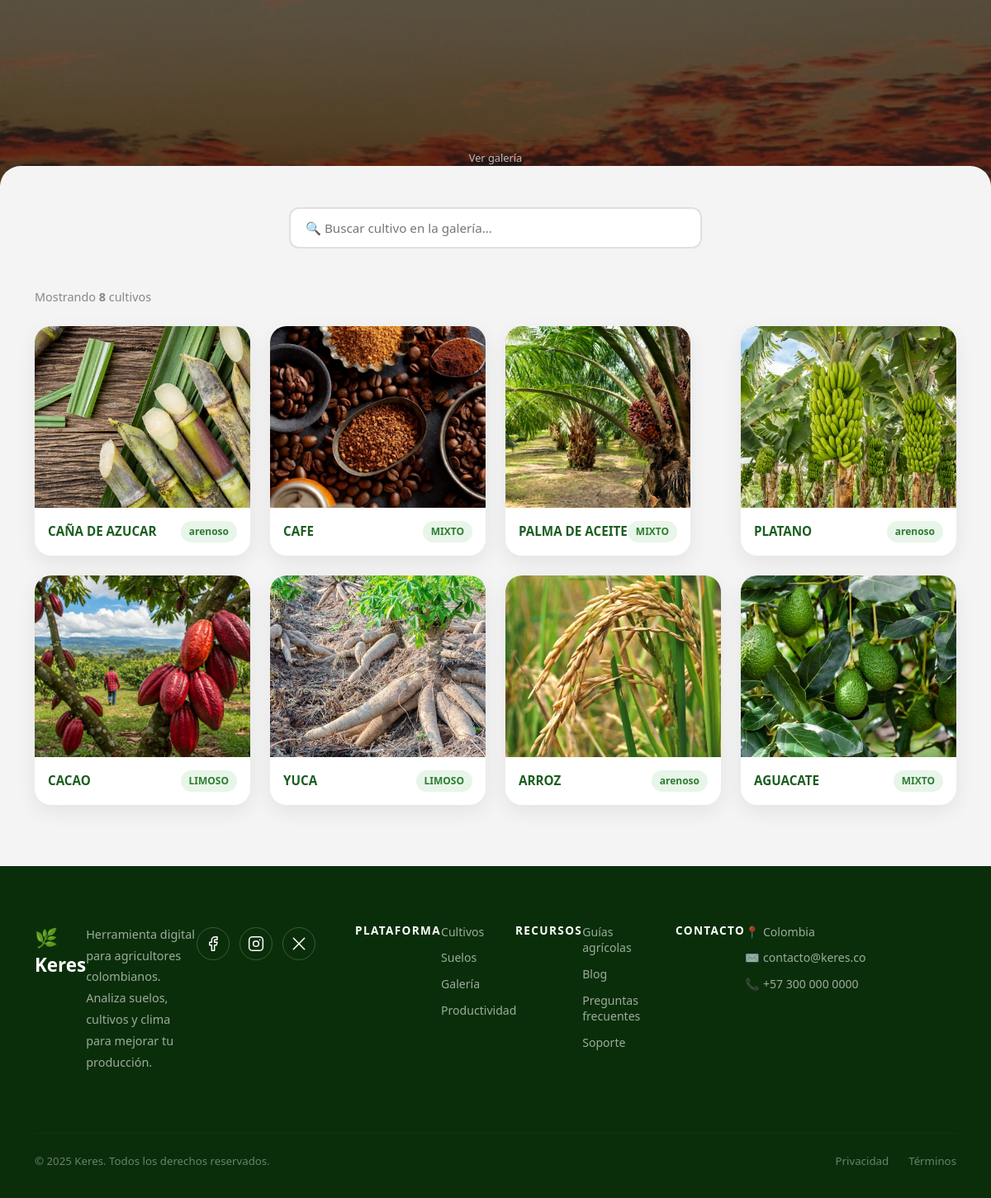
/galeria/ (lower part), run on an earlier commit of the app's database.
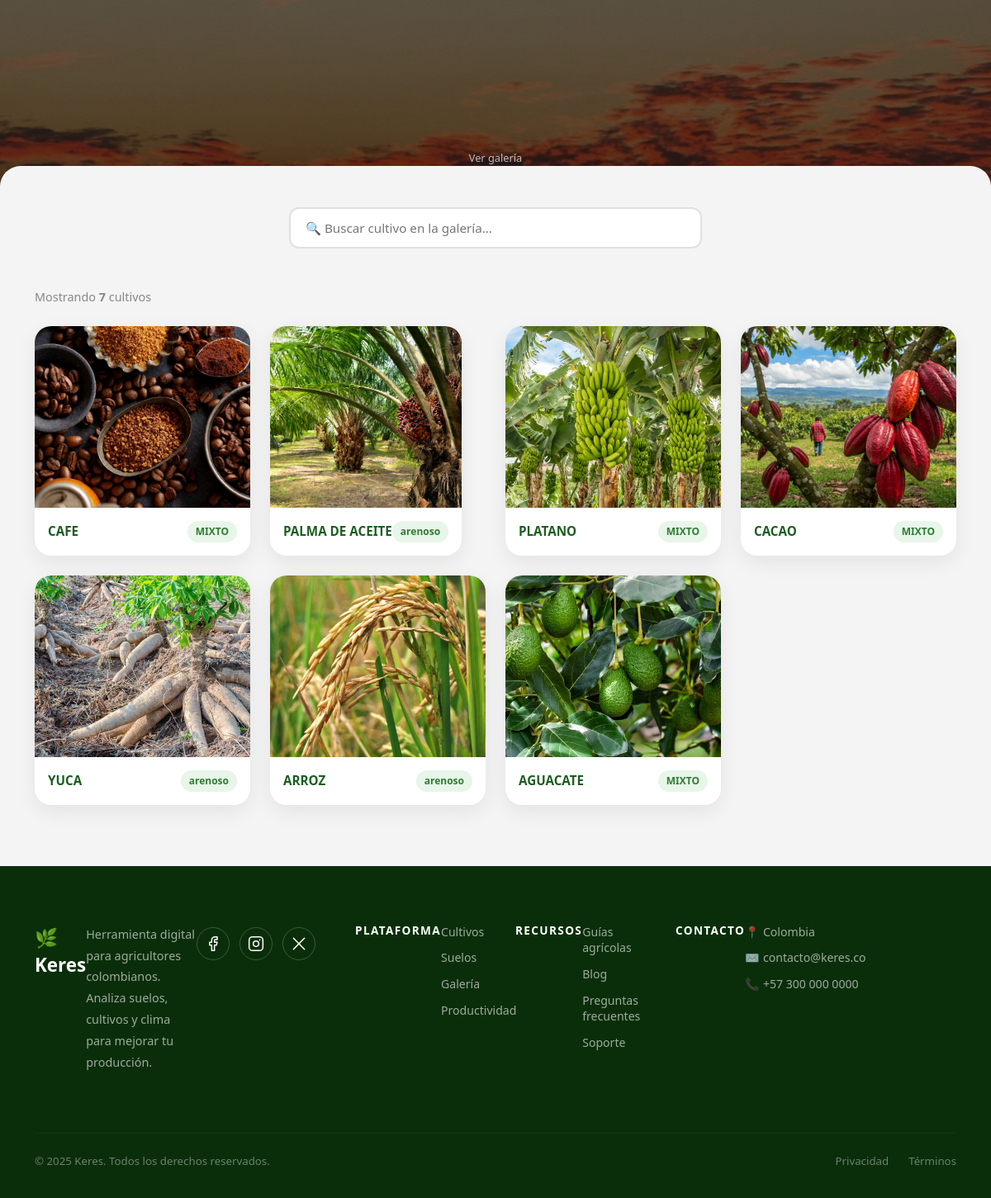
And on a later commit of the database.
### web/models.py (models this page shows, shortened)
class Cultivo(models.Model):
    REGIONES = [
        ('andina', 'Región Andina'),
        ('caribe', 'Región Caribe'),
        ('pacifica', 'Región Pacífica'),
        ('orinoquia', 'Región Orinoquía'),
        ('amazonia', 'Región Amazonía'),
        ('insular', 'Región Insular'),
    ]
    CLIMA_CHOICES = [
        ('calido', 'Cálido'),
        ('templado', 'Templado'),
        ('frio', 'Frío'),
        ('paramo', 'Páramo'),
    ]
    TEMPORADA_CHOICES = [
        ('enero-marzo', 'Enero - Marzo'),
        ('abril-junio', 'Abril - Junio'),
        ('julio-septiembre', 'Julio - Septiembre'),
        ('octubre-diciembre', 'Octubre - Diciembre'),
        ('todo-el-año', 'Todo el año'),
    ]
    nombre = models.CharField(max_length=100)
    descripcion = models.TextField()
    imagen = models.ImageField(upload_to='cultivos/')
    suelo = models.ForeignKey(Suelo, on_delete=models.CASCADE)
    region = models.CharField(max_length=50, choices=REGIONES, blank=True, null=True)
    clima = models.CharField(max_length=50, choices=CLIMA_CHOICES, blank=True, null=True)
    temporada = models.CharField(max_length=50, choices=TEMPORADA_CHOICES, blank=True, null=True)
    rendimiento_ha = models.DecimalField(max_digits=8, decimal_places=2, blank=True, null=True, help_text="Toneladas por hectárea")
    altura_minima = models.IntegerField(blank=True, null=True, help_text="Metros sobre el nivel del mar")
    altura_maxima = models.IntegerField(blank=True, null=True, help_text="Metros sobre el nivel del mar")

class Suelo(models.Model):
    nombre = models.CharField(max_length=100)
    descripcion = models.TextField()

### web/views.py (the view)
# urls.py: path('galeria/', views.galeria, name='galeria'),
def galeria(request):
    cultivos = Cultivo.objects.all()
    return render(request, "galeria.html", {"cultivos": cultivos})

### web/models.py (called while the page is built)
    def __str__(self):
        return self.nombre

### web/templates/galeria.html (shortened to what this page needs)
{% extends 'base.html' %}
{% load static %}
{% block contenido %}
<section class="hero hero-cultivos">
    <div class="scroll-indicator">
        <span>Ver galería</span>
        <div class="scroll-arrow">
        </div>
    </div>
</section>
<div class="cultivos-container">
    <div class="container">
        <div class="galeria-filtros mb-5" data-aos="fade-up">
            <input type="text" id="galeria-buscar" class="cultivos-input w-100"
                   placeholder="🔍 Buscar cultivo en la galería...">
        </div>
        <p class="galeria-contador mb-4" id="galeria-contador" data-aos="fade-up">
            Mostrando <strong id="contador-num">{{ cultivos|length }}</strong> cultivos
        </p>
        <div class="row" id="galeria-grid">
            {% for cultivo in cultivos %}
            <div class="col-md-3 mb-4 galeria-item"
                 data-nombre="{{ cultivo.nombre|lower }}"
                 data-aos="fade-up"
                 data-aos-delay="{{ forloop.counter }}00">
                <div class="gal-card" onclick="abrirLightbox('{{ cultivo.imagen.url }}', '{{ cultivo.nombre }}', '{{ cultivo.suelo }}')">
                    {% if cultivo.imagen %}
                    <div class="gal-img-wrap">
                        <img src="{{ cultivo.imagen.url }}" alt="{{ cultivo.nombre }}">
                    </div>
                    {% endif %}
                    <div class="gal-body">
                        <h6 class="gal-nombre">{{ cultivo.nombre }}</h6>
                        <span class="gal-suelo">{{ cultivo.suelo }}</span>
                    </div>
                </div>
            </div>
            {% endfor %}
        </div>
    </div>
</div>
{% endblock %}

### web/templates/base.html (shortened to what this page needs)
<!DOCTYPE html>
<html lang="es">
<head>
{% load static %}
<link rel="stylesheet" href="https://cdnjs.cloudflare.com/ajax/libs/font-awesome/6.5.0/css/all.min.css">
<link href="https://cdn.jsdelivr.net/npm/bootstrap@5.3.3/dist/css/bootstrap.min.css" rel="stylesheet">
<link href="https://unpkg.com/aos@2.3.4/dist/aos.css" rel="stylesheet">
<link rel="stylesheet" href="{% static 'css/style.css' %}">
<link rel="stylesheet" href="https://unpkg.com/leaflet@1.9.4/dist/leaflet.css"/>
</head>
<body>
{% block contenido %}
{% endblock %}
<footer class="footer">
    <div class="container">
        <div class="row g-4 g-md-5">
            <div class="col-12 col-md-4 footer-col-logo">
                <span class="footer-logo-text footer-logo">🌿 Keres</span>
                <p class="footer-desc">
                    Herramienta digital para agricultores colombianos. Analiza suelos, cultivos y clima para mejorar tu producción.
                </p>
                <div class="footer-redes">
                    <a href="#" class="footer-red">
                        <svg viewBox="0 0 24 24" fill="none">
                            <path d="M18 2h-3a5 5 0 0 0-5 5v3H7v4h3v8h4v-8h3l1-4h-4V7a1 1 0 0 1 1-1h3z" stroke="white" stroke-width="1.8" stroke-linecap="round" stroke-linejoin="round"/>
                        </svg>
                    </a>
                    <a href="#" class="footer-red">
                        <svg viewBox="0 0 24 24" fill="none">
                            <rect x="2" y="2" width="20" height="20" rx="5" stroke="white" stroke-width="1.8"/>
                            <circle cx="12" cy="12" r="4" stroke="white" stroke-width="1.8"/>
                            <circle cx="17.5" cy="6.5" r="1" fill="white"/>
                        </svg>
                    </a>
                    <a href="#" class="footer-red">
                        <svg viewBox="0 0 24 24" fill="none">
                            <path d="M4 4l16 16M4 20L20 4" stroke="white" stroke-width="1.8" stroke-linecap="round"/>
                        </svg>
                    </a>
                </div>
            </div>
            <div class="col-6 col-md-2">
                <h6 class="footer-heading">Plataforma</h6>
                <ul class="footer-links">
                    <li><a href="/cultivos/">Cultivos</a></li>
                    <li><a href="/suelos/">Suelos</a></li>
                    <li><a href="/galeria/">Galería</a></li>
                    <li><a href="/productividad/">Productividad</a></li>
                </ul>
            </div>
            <div class="col-6 col-md-2">
                <h6 class="footer-heading">Recursos</h6>
                <ul class="footer-links">
                    <li><a href="#">Guías agrícolas</a></li>
                    <li><a href="#">Blog</a></li>
                    <li><a href="#">Preguntas frecuentes</a></li>
                    <li><a href="#">Soporte</a></li>
                </ul>
            </div>
            <div class="col-12 col-md-4">
                <h6 class="footer-heading">Contacto</h6>
                <ul class="footer-links">
                    <li>📍 Colombia</li>
                    <li>✉️ contacto@keres.co</li>
                    <li>📞 +57 300 000 0000</li>
                </ul>
            </div>
        </div>
        <hr class="footer-hr">
        <div class="footer-bottom">
            <p class="mb-0">© 2025 Keres. Todos los derechos reservados.</p>
            <div class="footer-bottom-links">
                <a href="#">Privacidad</a>
                <a href="#">Términos</a>
            </div>
        </div>
    </div>
</footer>
</body>
</html>

### static/css/style.css (style rules this page uses)
*, *::before, *::after { box-sizing: border-box; -webkit-tap-highlight-color: transparent; }
html { overflow-x: hidden; -webkit-text-size-adjust: 100%; }
body { background: #f4f4f4; overflow-x: hidden; min-width: 320px; }
img { max-width: 100%; height: auto; display: block; }
section { padding: 80px 0; }
.hero { min-height: 100svh; background: linear-gradient(rgba(0,0,0,0.5), rgba(0,0,0,0.7)), url("../img/fondo.jpg") no-repeat center center / cover; background-attachment: fixed; display: flex; align-items: center; color: white; padding-top: 80px; padding-bottom: 60px; position: relative; }
.scroll-indicator { position: absolute; bottom: 30px; left: 50%; transform: translateX(-50%); display: flex; flex-direction: column; align-items: center; gap: 6px; color: rgba(255,255,255,0.7); font-size: 0.8rem; animation: flotar 2s ease-in-out infinite; pointer-events: none; }
.hero-cultivos { background: linear-gradient(rgba(0,0,0,0.55), rgba(0,0,0,0.75)), url("../img/fondo.jpg") no-repeat center center / cover; background-attachment: fixed; }
.row > div { display: flex; }
.galeria-filtros input { max-width: 500px; margin: 0 auto; display: block; }
.galeria-contador { font-size: 0.9rem; color: #888; }
.gal-card { background: #ffffff; border-radius: 20px; overflow: hidden; box-shadow: 0 8px 25px rgba(0,0,0,0.07); transition: all 0.4s ease; cursor: pointer; height: 100%; display: flex; flex-direction: column; position: relative; }
.gal-img-wrap { position: relative; height: 220px; overflow: hidden; }
.gal-img-wrap img { width: 100%; height: 100%; object-fit: cover; transition: transform 0.6s ease; }
.gal-body { padding: 16px; display: flex; align-items: center; justify-content: space-between; }
.gal-nombre { font-size: 0.95rem; font-weight: 700; color: #1b5e20; margin: 0; }
.gal-suelo { font-size: 0.75rem; background: #e8f5e9; color: #2e7d32; padding: 4px 10px; border-radius: 50px; font-weight: 600; white-space: nowrap; }
.cultivos-container { background: #f4f4f4; border-radius: 25px 25px 0 0; margin-top: -60px; position: relative; z-index: 5; padding: 50px 0; }
.cultivos-input, .cultivos-select { border: 2px solid #e0e0e0; border-radius: 12px; padding: 12px 18px; font-size: 0.95rem; background: #ffffff; transition: all 0.3s ease; height: 50px; width: 100%; }
.footer { background: #0a2e0a; padding: 70px 0 30px 0; color: rgba(255,255,255,0.75); }
.footer-logo { font-size: 1.4rem; font-weight: 800; color: #ffffff; margin-bottom: 12px; display: block; }
.footer-desc { font-size: 0.9rem; line-height: 1.8; color: rgba(255,255,255,0.6); margin-bottom: 24px; max-width: 280px; }
.footer-redes { display: flex; gap: 12px; margin-top: 4px; }
.footer-red { width: 40px; height: 40px; border-radius: 50%; border: 1px solid rgba(255,255,255,0.2); display: flex; align-items: center; justify-content: center; transition: all 0.3s ease; padding: 9px; text-decoration: none; }
.footer-red svg { width: 100%; height: 100%; }
.footer-heading { color: #ffffff; font-weight: 700; font-size: 0.85rem; margin-bottom: 18px; text-transform: uppercase; letter-spacing: 0.1em; display: block; }
.footer-links { list-style: none; padding: 0; margin: 0; }
.footer-links li { margin-bottom: 12px; font-size: 0.88rem; color: rgba(255,255,255,0.6); line-height: 1.4; }
.footer-links a { color: rgba(255,255,255,0.6); text-decoration: none; transition: all 0.3s ease; display: inline-block; }
.footer-hr { border-color: rgba(255,255,255,0.1); margin: 48px 0 24px 0; }
.footer-bottom { display: flex; justify-content: space-between; align-items: center; font-size: 0.83rem; color: rgba(255,255,255,0.4); padding-bottom: 4px; }
.footer-bottom p { margin: 0; }
.footer-bottom-links { display: flex; gap: 24px; }
.footer-bottom-links a { color: rgba(255,255,255,0.4); text-decoration: none; transition: color 0.3s ease; }
.footer .col-md-4, .footer .col-md-2 { padding-top: 0; padding-bottom: 0; }

### web/templates/base.html (style rules this page uses)
html, body { overflow-x: hidden; max-width: 100%; }

What changed in the data, as far as the page shows it:
removed Cultivo: imagen (picture), nombre "CAÑA DE AZUCAR", suelo "arenoso"
changed Cultivo "PALMA DE ACEITE": suelo "MIXTO" → "arenoso"
changed Cultivo "PLATANO": suelo "arenoso" → "MIXTO"
changed Cultivo "CACAO": suelo "LIMOSO" → "MIXTO"
changed Cultivo "YUCA": suelo "LIMOSO" → "arenoso"
Also different on the page:
{{ cultivos|length }}: "8" → "7"
